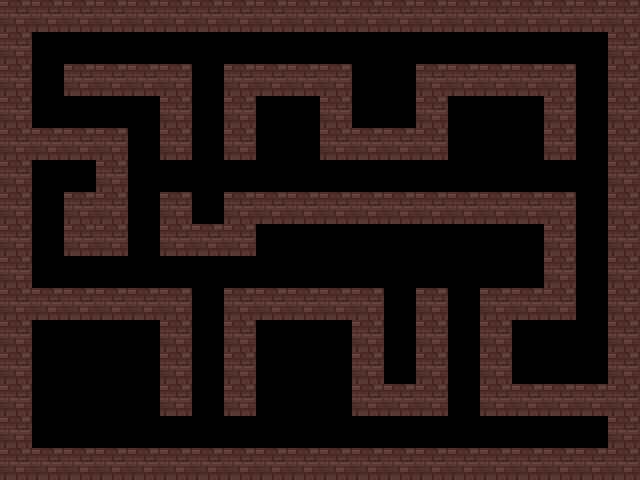

A 2D game scene composited from a Tiled map and its tileset images. What follows is a short description and the map's XML, with each tile layer's data collapsed to a summary:
An orthogonal 20x15 tile map with 32x32 px tiles, 1 tile layer (Tile Layer 1), 1 hidden layer not drawn.

<map version="1.0" orientation="orthogonal" width="20" height="15" tilewidth="32" tileheight="32">
 <tileset firstgid="1" name="tiles" tilewidth="32" tileheight="32">
  <image source="../tiles.png" width="256" height="32" />
 </tileset>
 <layer name="Tile Layer 1" width="20" height="15">
  <data>[300 cells, 149 non-empty, 1 distinct tile ids]</data>
 </layer>
 <layer name="COLLISIONS" width="20" height="15" visible="0">
  <data>[300 cells, 149 non-empty, 1 distinct tile ids]</data>
 </layer>
</map>